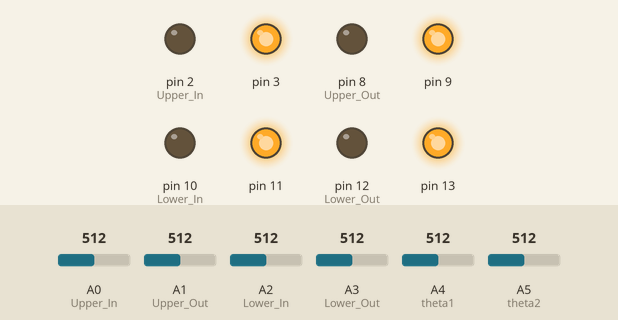
Simulated run of this sketch. Board: Arduino Uno, built with avr-gcc and run on an emulated ATmega328P. On the bench: output pins drawn as LEDs (lit = HIGH). The test bench sets the inputs (shaded band); at power-on: A0 (Upper_In) = 512, A1 (Upper_Out) = 512, A2 (Lower_In) = 512, A3 (Lower_Out) = 512, A4 (theta1) = 512, A5 (theta2) = 512. What the sketch prints to the serial monitor is not drawn.

Above: at 0.1 s.
At 1.1 s:
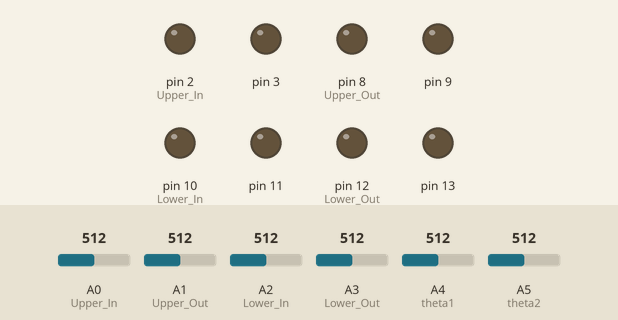
At 2.6 s:
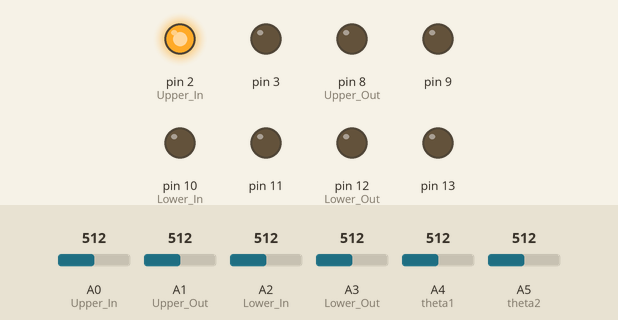
Timing chart, 0 to 4.1 s (numbered marks = the images above):
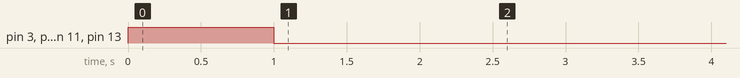

The sketch:

25_01_28_test.ino
```cpp
#include <Arduino.h>
#include <MsTimer2.h>


void pin_init();
float getPressure(int analogPin);
float getDegree(int analogPin, float offset);

// 10msに一回これを回す
void sampling() {
  Serial.print("p_UI:");
  Serial.print(getPressure(A0));
  Serial.print(" p_UO:");
  Serial.print(getPressure(A1));
  Serial.print(" p_LI:");
  Serial.print(getPressure(A2));
  Serial.print(" p_LO:");
  Serial.print(getPressure(A3));

  Serial.print(" theta2:");
  //Serial.print(analogRead(A4));
  Serial.print(getDegree(A4, 452));
  Serial.print(" theta1:");
  //Serial.print(analogRead(A5));
  Serial.print(getDegree(A5, 434));

  Serial.println("");
}

void setup() {
  pin_init();

  MsTimer2::set(10, sampling);
  MsTimer2::start();

  delay(500);
  digitalWrite(2, HIGH);
}

void loop() {

}

void pin_init() {
  pinMode (A0, INPUT); // Upper In
  pinMode (A1, INPUT); // Upper Out
  pinMode (A2, INPUT); // Lower In
  pinMode (A3, INPUT); // Lower Out

  pinMode (A4, INPUT); // theta1
  pinMode (A5, INPUT); // theta2

  pinMode (2, OUTPUT); // Upper In
  pinMode (3, OUTPUT);
  pinMode (8, OUTPUT); // Upper Out
  pinMode (9, OUTPUT);
  pinMode (10, OUTPUT); // Lower In
  pinMode (11, OUTPUT);
  pinMode (12, OUTPUT); // Lower Out
  pinMode (13, OUTPUT);

  Serial.begin(115200);

  //いちど全部排気してから，閉じる
  digitalWrite(2, LOW);
  digitalWrite(3, HIGH);
  digitalWrite(8, LOW);
  digitalWrite(9, HIGH);
  digitalWrite(10, LOW);
  digitalWrite(11, HIGH);
  digitalWrite(12, LOW);
  digitalWrite(13, HIGH);
  delay(1000);
  digitalWrite(2, LOW);
  digitalWrite(3, LOW);
  digitalWrite(8, LOW);
  digitalWrite(9, LOW);
  digitalWrite(10, LOW);
  digitalWrite(11, LOW);
  digitalWrite(12, LOW);
  digitalWrite(13, LOW);
  delay(1000);
}

float getPressure(int analogPin) {
  int analogValue = analogRead(analogPin);
  float v = (5.0f*(float)analogValue)/1024.0f;
  return max(0.0f, ((v*1034.12)/4.5) - 51.0f);
}

float getDegree(int analogPin, float offset) {
  return (analogRead(analogPin)-offset)*0.32727f;
}
```
